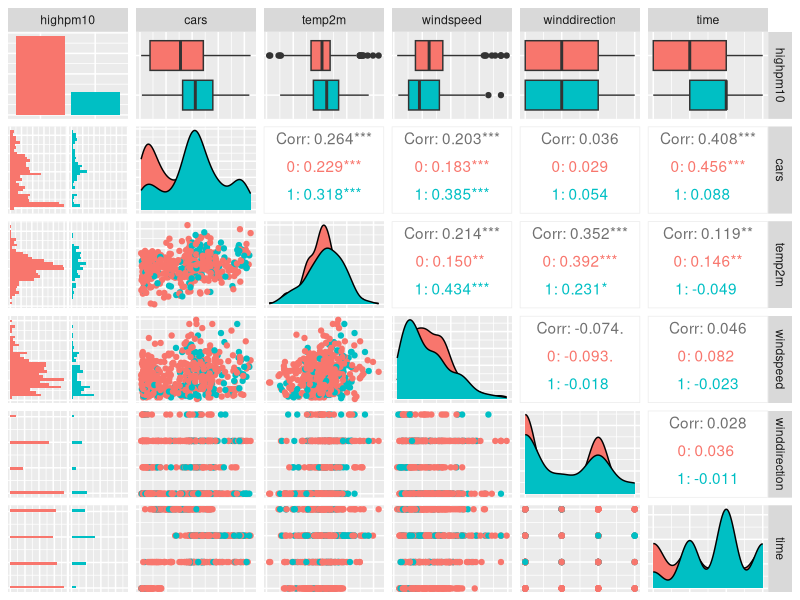
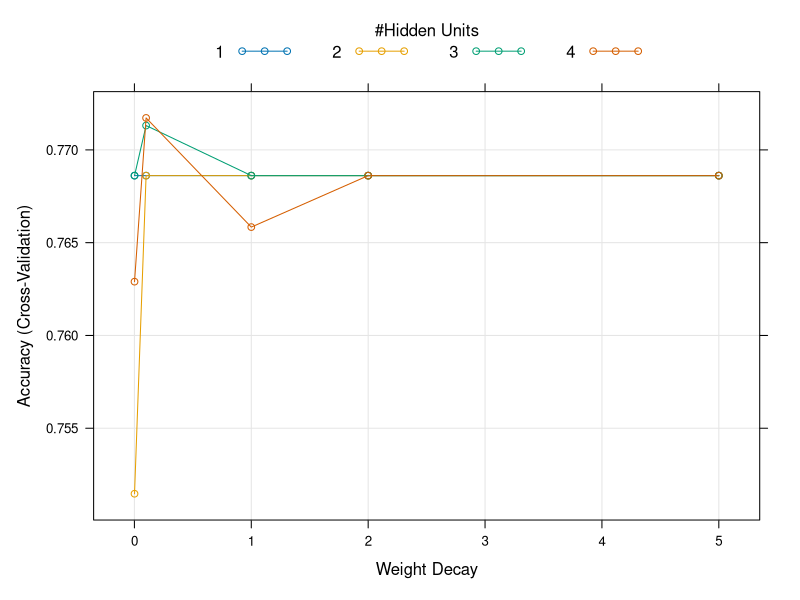
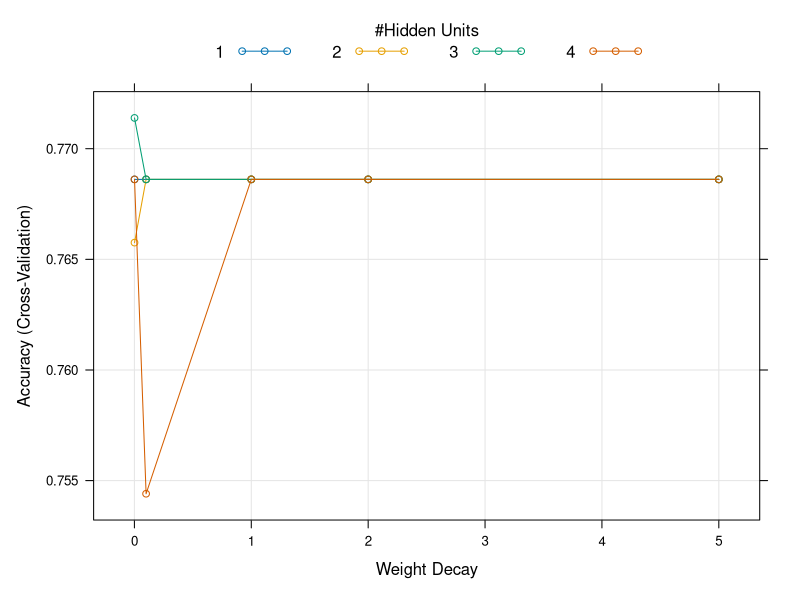

Reproduce these figures in R, in order.
library("caret")
library("GGally")

#Ejercicio 2

#Cambiar el directorio actual
setwd("/home/ericksav22/Documentos/Maestria/GIT/Semestre 2/Reconocimiento de patrones/Proyecto/Ej2/")
#setwd("/home/e-082017-04/Documents/Maestria/GIT/Semestre 2/Reconocimiento de patrones/Proyecto/Ej2/")

#Leer los datos
data <- as.data.frame(read.table("data.txt", header = TRUE))
#Indicar la columna 1 como factors
data[, 1] <- as.factor(data[, 1])

logit <- function(x){
  return(1 / (1 + exp(-x)))
}

#Hacer un pairsplot de los datos para visualizar la matriz de correlación de los mismos
ggpairs(data, axisLabels = "none", aes(color = highpm10))

#Se dividen los datos en conjuntos de prueba y entrenamiento aleatoriamente
train_data_per <- 0.70
shuffled_data <- data[sample(nrow(data)),]
smp_size <- floor(train_data_per * nrow(data))
train_ind <- sample(seq_len(nrow(data)), size = smp_size)

train <- shuffled_data[train_ind, ]
test <- shuffled_data[-train_ind, ]
test_labels <- test[, 1]
test[, 1] <- NULL

t_control <- trainControl(method = "cv", number = 10)

#Modelo saturado
glm_model_1 <- train(highpm10 ~ ., data = train, method = "glm", trControl = t_control, family = "binomial")
summary(glm_model_1)
glm_pred_1 <- predict(glm_model_1, test)
confusionMatrix(glm_pred_1, test_labels)

#Modelo con los dos parámetros más importantes del anterior y uno adicional
glm_model_2 <- train(highpm10 ~ cars + winddirection + temp2m, data = train, method = "glm", trControl = t_control, family = "binomial")
summary(glm_model_2)
glm_pred_2 <- predict(glm_model_2, test)
confusionMatrix(glm_pred_2, test_labels)

#Modelo con los dos parámetros más importantes del primero
glm_model_3 <- train(highpm10 ~ cars + winddirection, data = train, method = "glm", trControl = t_control, family = "binomial")
summary(glm_model_3)
glm_pred_3 <- predict(glm_model_3, test)
confusionMatrix(glm_pred_3, test_labels)

#Modelo basado en correlaciones de las variables
glm_model_4 <- train(highpm10 ~ cars * time, data = train, method = "glm", trControl = t_control, family = "binomial")
summary(glm_model_4)
glm_pred_4 <- predict(glm_model_4, test)
confusionMatrix(glm_pred_4, test_labels)

glm_model_5 <- train(highpm10 ~ cars * windspeed + temp2m * winddirection, data = train, method = "glm", trControl = t_control, family = "binomial")
summary(glm_model_5)
glm_pred_5 <- predict(glm_model_5, test)
confusionMatrix(glm_pred_5, test_labels)

#-------Modelos con redes neuronales
#Modelo saturado
nnet_model_1 <- train(highpm10 ~ ., data = train, method = "nnet", trControl = t_control, tuneGrid = expand.grid(size = c(1, 2, 3, 4), decay = c(0.001, 0.1, 1.0, 2.0, 5.0)))
nnet_pred_1 <- predict(nnet_model_1, test)
plot(nnet_model_1)
confusionMatrix(nnet_pred_1, test_labels)

#Modelo con los parámetros más relevantes del modelo saturado del glm
nnet_model_2 <- train(highpm10 ~ cars + winddirection + temp2m, data = train, method = "nnet", trControl = t_control, tuneGrid = expand.grid(size = c(1, 2, 3, 4), decay = c(0.001, 0.1, 1.0, 2.0, 5.0)))
nnet_pred_2 <- predict(nnet_model_2, test)
plot(nnet_model_2)
confusionMatrix(nnet_pred_2, test_labels)

#Modelo basado en correlaciones
nnet_model_3 <- train(highpm10 ~ temp2m + winddirection + windspeed, data = train, method = "nnet", trControl = t_control, tuneGrid = expand.grid(size = c(1, 2, 3), decay = c(0.001, 0.1, 1.0, 2.0, 5.0)))
nnet_pred_3 <- predict(nnet_model_3, test)
confusionMatrix(nnet_pred_3, test_labels)